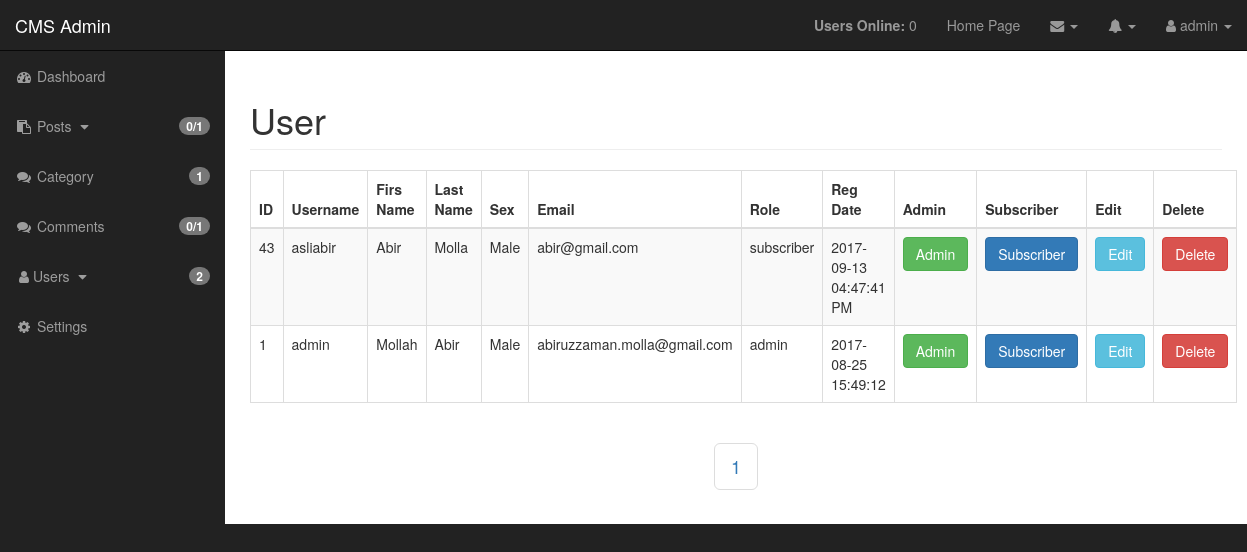
The page /admin/users.php (signed in) on the database its author committed.
### tables this page shows
CREATE TABLE `users` (
  `user_id` int(4) NOT NULL,
  `username` varchar(50) NOT NULL,
  `user_firstname` varchar(255) NOT NULL,
  `user_lastname` varchar(255) NOT NULL,
  `user_sex` varchar(10) NOT NULL,
  `user_birthday` date NOT NULL,
  `user_city` varchar(30) NOT NULL,
  `user_country` varchar(30) NOT NULL,
  `user_bio` text NOT NULL,
  `user_number` varchar(12) NOT NULL,
  `user_twitter` varchar(30) NOT NULL,
  `user_medium` varchar(30) NOT NULL,
  `user_instagram` varchar(30) NOT NULL,
  `user_site` varchar(30) NOT NULL,
  `user_lastlogin` varchar(50) NOT NULL,
  `user_reg` varchar(30) NOT NULL,
  `user_email` varchar(50) NOT NULL,
  `user_password` varchar(100) NOT NULL,
  `user_image` text NOT NULL,
  `user_role` varchar(20) NOT NULL,
  `user_facebook` text NOT NULL,
  `user_likes` int(10) NOT NULL DEFAULT '0',
  `user_interests` varchar(200) NOT NULL,
  `user_status` varchar(160) NOT NULL
);

### admin/includes/functions.php (called while the page is built, shortened)
<?php
function users_online(){
    global $connection;
    $session = session_id();
    $time = time();
    $time_out_in_seconds = 30;
    $time_out = $time - $time_out_in_seconds;
    $query = "SELECT * FROM online_users WHERE session = '$session' ";
    $send_query = mysqli_query($connection, $query);
    $count = mysqli_num_rows($send_query);
    if($count == null){
        mysqli_query($connection, "INSERT INTO online_users(session, time) VALUES('$session', '$time')");
    } else {
        mysqli_query($connection, "UPDATE online_users SET time = '$time' WHERE session = '$session' ");
    }
    $user_online_query = mysqli_query($connection, "SELECT * FROM online_users WHERE time > '$time_out' ");
    return $count_online_users = mysqli_num_rows($user_online_query);
}
?>

### admin/includes/view_all_user.php (the view, shortened to what this page needs)
<table class="table table-bordered table-striped table-hover" width="100%">
    <thead>
        <tr>
            <th>ID</th>
            <th>Username</th>
            <th>Firs Name</th>
            <th>Last Name</th>
            <th>Sex</th>
            <th>Email</th>
            <th>Role</th>
            <th>Reg Date</th>
            <th>Admin</th>
            <th>Subscriber</th>
            <th>Edit</th>
            <th>Delete</th>
        </tr>
    </thead>
    <tbody>
        <?php
            $per_page = 5;
            if(isset($_GET['page'])){
                $page = $_GET['page'];
                } else {
                    $page = "";
                }
            if($page == "" || $page == 1){
                $page_1 = 0;
            } else {
                $page_1 = ($page * $per_page) - $per_page;
            }
            ?>
            <?php
         $post_query_count = "SELECT * FROM users";
            $find_count = mysqli_query($connection, $post_query_count);
            $count = mysqli_num_rows($find_count);
            $count = ceil($count / 5);
        $query = "SELECT * FROM users ORDER BY user_id DESC LIMIT $page_1,$per_page";
        $select_users = mysqli_query($connection,$query);
        while($row = mysqli_fetch_assoc($select_users)) {
            $user_id             = $row['user_id'];
            $username            = $row['username'];
            $user_firstname      = $row['user_firstname'];
            $user_lastname       = $row['user_lastname'];
            $user_reg            = $row['user_reg'];
            $user_sex            = $row['user_sex'];
            $user_email          = $row['user_email'];
            $user_role           = $row['user_role'];
            echo "<tr>";
            echo "<td>$user_id </td>";
            echo "<td>$username</td>";
            echo "<td>$user_firstname</td>";
            echo "<td>$user_lastname</td>";
            echo "<td>$user_sex</td>";
            echo "<td>$user_email</td>";
            echo "<td>$user_role</td>";
            echo "<td>$user_reg</td>";
            echo "<td><a onClick=\"javascript: return confirm('Are you sure want to change to admin?'); \" class='btn btn-success' href='users.php?change_to_admin={$user_id}'>Admin</a></td>";
            echo "<td><a class='btn btn-primary' href='users.php?change_to_sub={$user_id}'>Subscriber</a></td>";
            echo "<td><a class='btn btn-info' href='users.php?source=edit_user&edit_user={$user_id}'>Edit</a></td>";
            echo "<td><a rel='$user_id' class='btn btn-danger delete_link' href='javascript:void(0)'>Delete</a></td>";
            echo "</tr>";
        }
        ?>
    </tbody>
</table>
<center>
    <ul class="pagination pagination-lg">
        <?php
                    for($i = 1; $i <= $count; $i++){
                        if($i == $page){
                            echo "<li class='active'><a href='users.php?page={$i}'>{$i}</a></li>";
                        } else {
                            echo "<li><a href='users.php?page={$i}'>{$i}</a></li>";
                        }
                    }
                    ?>
    </ul>
</center>

### admin/includes/admin_header.php (shortened to what this page needs)
<?php include "../includes/db.php";
      include "functions.php";
?>
    <!DOCTYPE html>
    <html lang="en">
    <head>
        <link href="css/bootstrap.min.css" rel="stylesheet">
        <link href="css/sb-admin.css" rel="stylesheet">
        <link href="font-awesome/css/font-awesome.min.css" rel="stylesheet" type="text/css">
    </head>
    <body>

### admin/users.php (shortened to what this page needs)
<?php include "includes/admin_header.php"; ?>
<div id="wrapper">
    <?php include "includes/admin_navigation.php"; ?>
    <div id="page-wrapper">
        <div class="container-fluid">
            <div class="row">
                <div class="col-lg-12">
                    <h1 class="page-header">
                        User
                    </h1>
                    <?php
                    if(isset($_GET['source'])){
                        $source = $_GET['source'];
                    } else {$source = '';}
                    switch($source){
                        default:
                            include "includes/view_all_user.php";
                            break;
                    }
                    ?>
                </div>
            </div>
        </div>
    </div>
</div>
<?php include "includes/admin_footer.php" ?>

### admin/includes/admin_navigation.php (shortened to what this page needs)
<nav class="navbar navbar-inverse navbar-fixed-top" role="navigation">
    <div class="navbar-header">
        <a class="navbar-brand" href="index.php">CMS Admin</a> </div>
    <ul class="nav navbar-right top-nav">
        <li> <a href="users_online.php"><strong>Users Online: </strong> <?php echo users_online(); ?>
            </a> </li>
        <li> <a href="../index.php">Home Page</a> </li>
        <?php include "admin_dropdown_msg.php"; ?>
        <?php include "admin_notification.php"; ?>
        <li class="dropdown"> <a href="#" class="dropdown-toggle" data-toggle="dropdown"><i class="fa fa-user"></i> <?php echo $_SESSION['username'];?> <b class="caret"></b></a>
        </li>
    </ul>
    <?php include "admin_sidebar.php"; ?>
</nav>

### admin/includes/admin_dropdown_msg.php (shortened to what this page needs)
<li class="dropdown"><a href="#" class="dropdown-toggle" data-toggle="dropdown"><i class="fa fa-envelope"></i> <b class="caret"></b></a>
</li>

### admin/includes/admin_notification.php (shortened to what this page needs)
<li class="dropdown"> <a href="#" class="dropdown-toggle" data-toggle="dropdown"><i class="fa fa-bell"></i> <b class="caret"></b></a>
</li>

### admin/includes/admin_sidebar.php (shortened to what this page needs)
<?php
$post_count_query = "SELECT * FROM posts WHERE post_status = 'draft' ";
$find_count = mysqli_query($connection, $post_count_query);
$count_dpost = mysqli_num_rows($find_count);
$post_count_query = "SELECT * FROM posts";
$find_count = mysqli_query($connection, $post_count_query);
$count_allpost = mysqli_num_rows($find_count);
$categories_count_query = "SELECT * FROM categories";
$find_count = mysqli_query($connection, $categories_count_query);
$count_categories = mysqli_num_rows($find_count);
$comment_count_query = "SELECT * FROM comments WHERE comment_status = 'unapproved' ";
$find_count = mysqli_query($connection, $comment_count_query);
$count_upcomments = mysqli_num_rows($find_count);
$comment_count_query = "SELECT * FROM comments";
$find_count = mysqli_query($connection, $comment_count_query);
$count_allcomments = mysqli_num_rows($find_count);
$user_count_query = "SELECT * FROM users";
$find_count = mysqli_query($connection, $user_count_query);
$count_users = mysqli_num_rows($find_count);
?>
<div class="collapse navbar-collapse navbar-ex1-collapse">
    <ul class="nav navbar-nav side-nav">
        <li> <a href="index.php"><i class="fa fa-fw fa-dashboard"></i> Dashboard</a> </li>
        <li> <a href="javascript:;" data-toggle="collapse" data-target="#post_dropdown"><i class="fa fa-fw fa-clipboard"></i> Posts <i class="fa fa-fw fa-caret-down"></i> <small class='pull-right'><span class='badge'> <?php echo $count_dpost."/".$count_allpost; ?></span></small></a>
        </li>
        <li> <a href="./categories.php"><i class="fa fa-fw fa-comments"></i> Category <small class='pull-right'><span class='badge'> <?php echo $count_categories; ?></span></small></a> </li>
        <li> <a href="comments.php"><i class="fa fa-fw fa-comments"></i> Comments <small class='pull-right'><span class='badge'> <?php echo $count_upcomments."/".$count_allcomments; ?></span></small></a> </li>
        <li><a href="javascript:;" data-toggle="collapse" data-target="#users_dropdown"><i class="fa fa-fw fa-user"></i>Users <i class="fa fa-fw fa-caret-down"></i> <small class='pull-right'><span class='badge'> <?php echo $count_users; ?></span></small></a>
        </li>
        <li> <a href="./settings.php"><i class="fa fa-fw fa-gear"></i> Settings</a> </li>
    </ul>
</div>

### admin/includes/admin_footer.php (shortened to what this page needs)
</body>
</html>

### admin/css/sb-admin.css (style rules this page uses)
body { margin-top: 100px; background-color: #222; }
@media (min-width:768px) { body { margin-top: 50px; } }
#wrapper { padding-left: 0; }
#page-wrapper { width: 100%; padding: 0; background-color: #fff; }
@media (min-width:768px) { #wrapper { padding-left: 225px; } }
@media (min-width:768px) { #page-wrapper { padding: 10px; } }
.top-nav { padding: 0 15px; }
.top-nav>li { display: inline-block; float: left; }
.top-nav>li>a { padding-top: 15px; padding-bottom: 15px; line-height: 20px; color: #999; }
@media (min-width:768px) { .side-nav { position: fixed; top: 51px; left: 225px; width: 225px; margin-left: -225px; border: none; border-radius: 0; overflow-y: auto; background-color: #222; } }
@media (min-width:768px) { .side-nav>li>a { width: 225px; } }

### rows shown on the page
users: user_id "43", username "asliabir", user_firstname "Abir", user_lastname "Molla", user_sex "Male", user_email "abir@gmail.com", user_role "subscriber", user_reg "2017-09-13 04:47:41 PM"
users: user_id "1", username "admin", user_firstname "Mollah", user_lastname "Abir", user_sex "Male", user_email "abiruzzaman.molla@gmail.com", user_role "admin", user_reg "2017-08-25 15:49:12"

### other values the page prints
users_online() "0"
$_SESSION['username'] "admin"
$count_dpost "0"
$count_allpost "1"
$count_categories "1"
$count_upcomments "0"
$count_allcomments "1"
$count_users "2"
